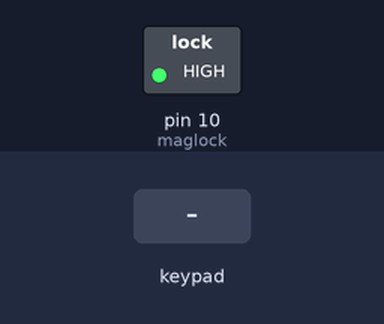
The sketch below on a simulated Arduino Uno, built with avr-gcc and run on an emulated ATmega328P. On the bench: switched loads named in the sketch (green lamp = pin HIGH). The test bench sets the inputs (shaded band). What the sketch prints to the serial monitor is not drawn.

Above: at 1.2 s.
1.3 s: keypad keys 1 3 3 4 pressed 0.4 s apart
At 3.6 s:
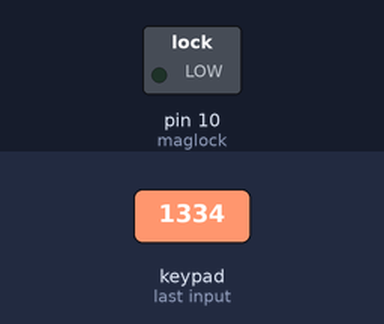
4.4 s: key 'D' pressed
At 4.8 s:
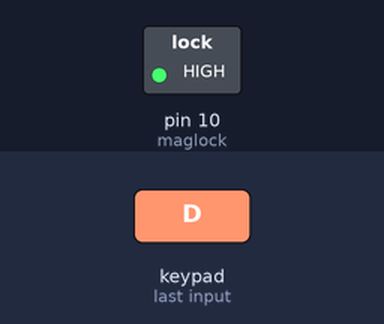
Timing chart, 0 to 7.4 s (numbered marks = the images above; inputs shaded):
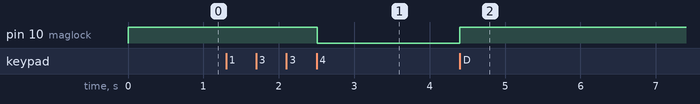

Measured:
- after the input at 1.3 s, pin 10 (maglock): HIGH → LOW after 1.2 s
- after the input at 4.4 s, pin 10 (maglock): LOW → HIGH at once

The sketch:

P1_Keypad.ino
```cpp
#include <Keypad.h>

const int maglock =  10;
const byte ROWS = 4; //four rows
const byte COLS = 4; //three columns
char keys[ROWS][COLS] = {
  {'1','2','3','A'},
  {'4','5','6','B'},
  {'7','8','9','C'},
  {'*','0','#','D'}
};

byte rowPins[ROWS] = {2, 3, 4, 5}; //connect to the row pinouts of the keypad
byte colPins[COLS] = {6,7,8,9}; //connect to the column pinouts of the keypad

char key;
char correct[4] = {'1','3','3','4'};
char code[4] = {0,0,0,0};
int count = 0;

int flag = 0;

Keypad keypad = Keypad( makeKeymap(keys), rowPins, colPins, ROWS, COLS );

void setup(){
  Serial.begin(9600);
  pinMode(maglock, OUTPUT);
  digitalWrite(maglock, HIGH);
}

void loop(){

    // just print the pressed key
   while (flag == 0) {
   while (count < 4) {
      key = keypad.getKey();
   if (key){
    Serial.print(key);
    code[count] = key;
    count++;
  }
   }
   check();
   count = 0;
   Serial.println();
   }
   Serial.println("ACCESS GRANTED");
   while (key != 'D') {
   key = keypad.getKey();
   digitalWrite(maglock, LOW);
   }
   digitalWrite(maglock, HIGH);
   flag = 0;
}

void check (void) {
  for (int i = 0; i < 4; i++) {
    if (correct[i] != code[i]) {
      flag = 0;
      return;
    }
}
flag = 1;
return;
}
```
